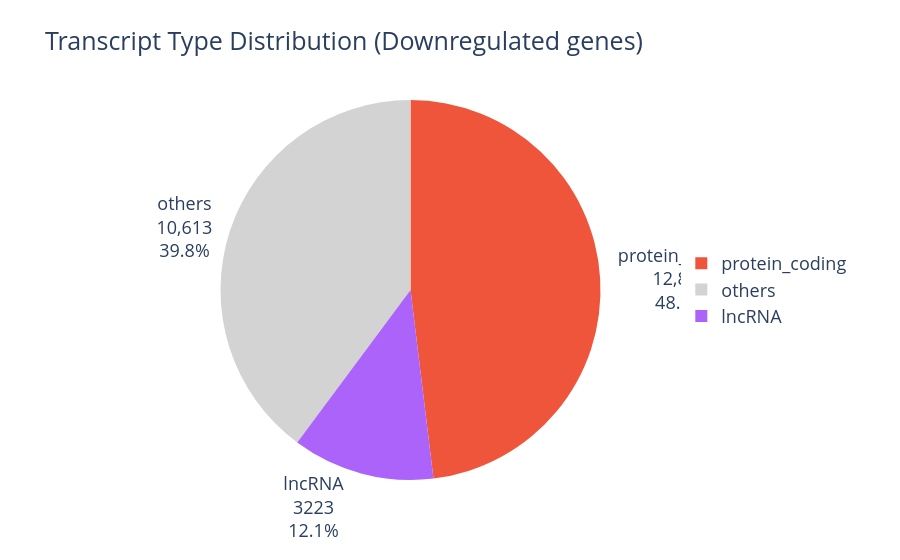

The notebook cell saved with this chart:
### Markdown cell above
&nbsp;

&nbsp;

&nbsp;

### Down5p

### Code cell
# Define custom colors for each gene category
transcript_category_colors = {
    'protein_coding': '#EF553B',  # Red-orange (画像のmRNAに合わせて赤みがかったオレンジ色)
    'others': '#D3D3D3',  # LightGray (薄い灰色)
    'lncRNA': '#AB63FA'  # Purple (画像のDivergent p-lncRNAに合わせて紫色)
    # 'p-lncRNA, intergenic': '#4682B4',  # Steelblue (画像のIntergenic p-lncRNAに合わせてsteelblue)
    # 'e-lncRNA': '#00CC96'  # Teal-green (画像のe-lncRNAに合わせて緑色)
}

transcript_category_counts_down = (
    down5p_complete_classification
    .group_by("original_flag")  # Group by gene category column
    .agg(pl.len().alias("count"))  # Count occurrences
    .sort("count", descending=True)  # Sort by count in descending order
)

# Enhanced pie chart with custom colors
fig_basic = px.pie(
    transcript_category_counts_down.to_pandas(),  # Convert Polars to Pandas for plotly
    values='count',
    names='original_flag',
    title='Transcript Type Distribution (Downregulated genes)',
    color='original_flag',  # Add color parameter
    color_discrete_map=transcript_category_colors  # Apply custom color mapping
)

# Customize the appearance
fig_basic.update_traces(
    textposition='outside',  # Place text outside pie slices
    textinfo='value+percent+label',  # Show value, percentage and label
    hovertemplate='<b>%{label}</b><br>Count: %{value}<br>Percentage: %{percent}<extra></extra>'
)

# Update layout for better appearance
fig_basic.update_layout(
    font_size=18,
    showlegend=True,
    legend=dict(
        orientation="v",
        yanchor="middle",
        y=0.5,
        xanchor="left",
        x=1.01
    )
)

fig_basic.show()

### Figure 1 — Plotly figure (JSON) as saved in the notebook; plotly's stock layout.template omitted (floating-point values rounded to 4 significant figures)
{"data": [{"customdata": [["protein_coding"], ["others"], ["lncRNA"]], "domain": {"x": [0, 1], "y": [0, 1]}, "hovertemplate": "<b>%{label}</b><br>Count: %{value}<br>Percentage: %{percent}<extra></extra>", "labels": ["protein_coding", "others", "lncRNA"], "legendgroup": "", "marker": {"colors": ["#EF553B", "#D3D3D3", "#AB63FA"]}, "name": "", "showlegend": true, "textinfo": "value+percent+label", "textposition": "outside", "type": "pie", "values": [12807, 10613, 3223]}], "layout": {"font": {"size": 18}, "legend": {"orientation": "v", "tracegroupgap": 0, "x": 1.01, "xanchor": "left", "y": 0.5, "yanchor": "middle"}, "showlegend": true, "title": {"text": "Transcript Type Distribution (Downregulated genes)"}}}
